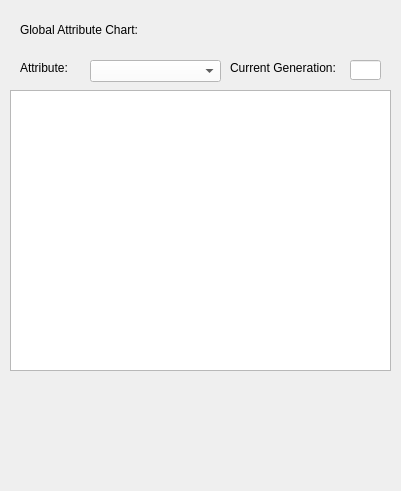
  <widget class="QWidget" name="widget_2" native="true">
   <property name="geometry">
    <rect>
     <x>0</x>
     <y>250</y>
     <width>401</width>
     <height>491</height>
    </rect>
   </property>
   <property name="styleSheet">
    <string notr="true"/>
   </property>
   <widget class="QLabel" name="label_165">
    <property name="geometry">
     <rect>
      <x>20</x>
      <y>20</y>
      <width>141</width>
      <height>20</height>
     </rect>
    </property>
    <property name="text">
     <string>Global Attribute Chart:</string>
    </property>
   </widget>
   <widget class="QComboBox" name="comboBox_9">
    <property name="geometry">
     <rect>
      <x>90</x>
      <y>60</y>
      <width>131</width>
      <height>22</height>
     </rect>
    </property>
    <property name="styleSheet">
     <string notr="true">background-color: rgb(255, 255, 255);
</string>
    </property>
   </widget>
   <widget class="QTextEdit" name="textEdit_4">
    <property name="geometry">
     <rect>
      <x>10</x>
      <y>90</y>
      <width>381</width>
      <height>281</height>
     </rect>
    </property>
    <property name="styleSheet">
     <string notr="true"/>
    </property>
   </widget>
   <widget class="QLabel" name="label_51">
    <property name="geometry">
     <rect>
      <x>230</x>
      <y>60</y>
      <width>121</width>
      <height>16</height>
     </rect>
    </property>
    <property name="text">
     <string>Current Generation:</string>
    </property>
   </widget>
   <widget class="QLabel" name="label_52">
    <property name="geometry">
     <rect>
      <x>20</x>
      <y>60</y>
      <width>71</width>
      <height>16</height>
     </rect>
    </property>
    <property name="text">
     <string>Attribute:</string>
    </property>
   </widget>
   <widget class="QLineEdit" name="lineEdit_14">
    <property name="geometry">
     <rect>
      <x>350</x>
      <y>60</y>
      <width>31</width>
      <height>20</height>
     </rect>
    </property>
    <property name="styleSheet">
     <string notr="true">background-color: rgb(255, 255, 255);</string>
    </property>
    <property name="text">
     <string/>
    </property>
   </widget>
  </widget>
